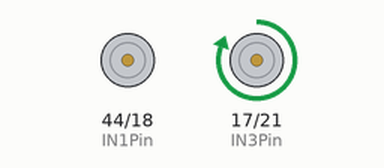
Simulated run of this sketch. Board: Arduino Mega 2560, built with avr-gcc and run on an emulated ATmega2560. Parts: motor-driver pin pairs drawn as motors (green arrow = first pin HIGH = forward, orange = second pin HIGH = backward, longer = more drive, scaled by the enable pin).

Above: at 0.5 s.
At 1.5 s:
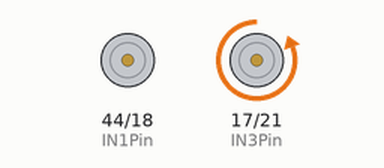
At 2.5 s:
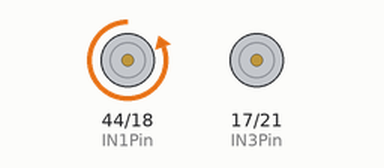
At 3.5 s:
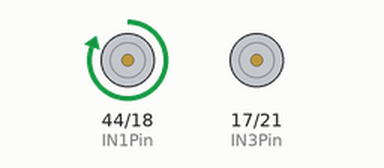
Timing chart, 0 to 5.2 s (numbered marks = the images above):
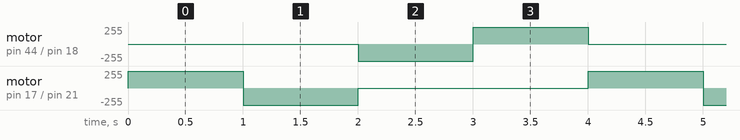

The sketch:

LilygoS3_MotorTestForwardAndBackward.ino
```cpp
const int pwmENAPin = 43;  // Define the GPIO pin for PWM output
const int pwmENBPin = 16;  // Define the GPIO pin for PWM output
const int IN1Pin = 44;  // Define the GPIO pins for motor A
const int IN2Pin = 18;  // Define the GPIO pins for motor A
const int IN3Pin = 17;  // Define the GPIO pins for motor B
const int IN4Pin = 21;  // Define the GPIO pins for motor B
const int delayTime = 1000;

void setup() {
  // Configure the PWM pin as an OUTPUT
  pinMode(pwmENAPin, OUTPUT);
  pinMode(pwmENBPin, OUTPUT);
  pinMode(IN1Pin, OUTPUT);
  pinMode(IN2Pin, OUTPUT);
  pinMode(IN3Pin, OUTPUT);
  pinMode(IN4Pin, OUTPUT);
  Serial.begin(9600);
  stop() ;
}

void loop() {
  analogWrite(pwmENAPin, 255); // 255 = full speed
  analogWrite(pwmENBPin, 255); // 255 = full speed
  rightMotorForward();
  delay(delayTime);
  stop();
  rightMotorReverse();
  delay(delayTime);
  stop();
  leftMotorForward();
  delay(delayTime);
  stop();
  leftMotorReverse();
  delay(delayTime);
  stop();
}

void rightMotorForward() {
  digitalWrite(IN3Pin, HIGH);
  digitalWrite(IN4Pin, LOW);
}

void rightMotorReverse() {
  digitalWrite(IN3Pin, LOW);
  digitalWrite(IN4Pin, HIGH);
}

void leftMotorForward() {
  digitalWrite(IN1Pin, LOW);
  digitalWrite(IN2Pin, HIGH);
}

void leftMotorReverse() {
  digitalWrite(IN1Pin, HIGH);
  digitalWrite(IN2Pin, LOW);
}

void stop() {
  digitalWrite(IN1Pin, LOW);
  digitalWrite(IN2Pin, LOW);
  digitalWrite(IN3Pin, LOW);
  digitalWrite(IN4Pin, LOW);
}
```

Measured:
- by itself, motor on pin 44 (IN1Pin) / pin 18 (IN2Pin): repeats every 4.0 s: forward 255/255 1.0 s, stopped 2.0 s, backward 255/255 1.0 s
- by itself, motor on pin 17 (IN3Pin) / pin 21 (IN4Pin): repeats every 4.0 s: backward 255/255 1.0 s, stopped 2.0 s, forward 255/255 1.0 s
